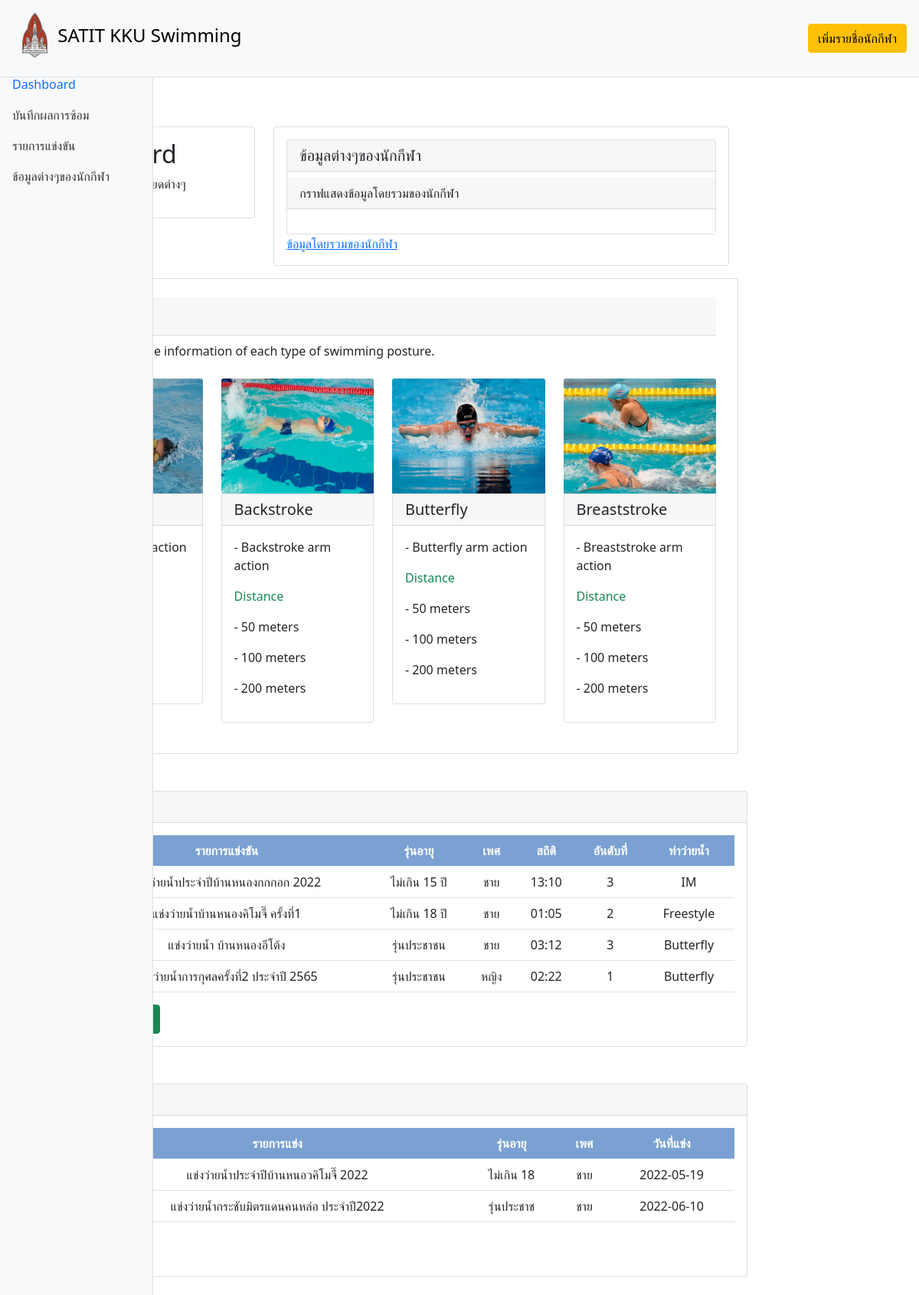
The page / on the database its author committed.
### tables this page shows
CREATE TABLE `record` (
  `id` int(11) NOT NULL,
  `list` varchar(50) NOT NULL,
  `age` varchar(40) NOT NULL,
  `sex` varchar(10) NOT NULL,
  `statistics` varchar(20) NOT NULL,
  `number` varchar(10) NOT NULL,
  `style` varchar(25) NOT NULL
);

CREATE TABLE `listprogram` (
  `id` int(11) NOT NULL,
  `list` varchar(90) NOT NULL,
  `age` varchar(10) NOT NULL,
  `sex` varchar(10) NOT NULL,
  `dateprogram` date DEFAULT NULL
);

### function.php (called while the page is built, shortened)
<?php
class DB_con
{
    function __construct()
    {
        $conn = mysqli_connect(DB_SERVER, DB_USER, DB_PASS, DB_NAME);
        $this->dbcon = $conn;
    }
    public function fetchdata()
    {
        $result = mysqli_query($this->dbcon, "SELECT * FROM record");
        return $result;
    }
    public function fetchdata1()
    {
        $result = mysqli_query($this->dbcon, "SELECT * FROM listprogram");
        return $result;
    }
}

### index.php (the view, shortened to what this page needs)
<!DOCTYPE html>
<html lang="en">
<head>
    <link rel="stylesheet" href="https://stackpath.bootstrapcdn.com/bootstrap/5.0.0-alpha1/css/bootstrap.min.css"
>
    <link rel="stylesheet" href="https://cdn.jsdelivr.net/chartist.js/latest/chartist.min.css">
    <link rel="stylesheet" href="https://code.jquery.com/ui/1.12.1/themes/base/jquery-ui.css">
    <link rel="stylesheet" href="https://cdn.datatables.net/1.11.5/css/dataTables.jqueryui.min.css">
</head>
<body>
    <nav class="navbar navbar-light bg-light p-3">
        <div class="d-flex col-12 col-md-3 col-lg-2 mb-0 mb-lg-0 flex-wrap flex-md-nowrap justify-content-between">
            <img src="image/1 KKU new.png" alt="" width="60" height="60" class="d-inline-block align-text-center">
            <a class="navbar-brand py-3 " href="index.php">
                <font color="black">
                    <h4>SATIT KKU Swimming</h4>
                </font>
            </a>
        </div>
        <div>
            <a href="newuser.php" class="btn btn-block btn-warning">เพิ่มรายชื่อนักกีฬา</a>
        </div>
    </nav>
    <div class="container-fluid">
        <div class="row">
            <nav id="sidebar" class="col-md-3 col-lg-2 my-0 d-md-block bg-light sidebar collapse ">
                <div class="position-sticky">
                    <ul class="nav flex-column">
                        <li class="nav-item">
                            <a class="nav-link active" href="index.php">
                                <span class="ml-2">Dashboard</span>
                            </a>
                        </li>
                        <li class="nav-item">
                            <a class="nav-link" href="record.php">
                                <span class="ml-2">บันทึกผลการซ้อม</span>
                            </a>
                        </li>
                        <li class="nav-item">
                            <a class="nav-link" href="listprogram.php">
                                <span class="ml-2">รายการแข่งขัน</span>
                            </a>
                        </li>
                        <li class="nav-item">
                            <a class="nav-link" href="newuser.php">
                                <span class="ml-2">ข้อมูลต่างๆของนักกีฬา</span>
                            </a>
                        </li>
                    </ul>
                </div>
            </nav>
            <main class="col-md-9 ml-sm-auto col-lg-10 px-md-4 py-4">
                <nav aria-label="breadcrumb">
                    <ol class="breadcrumb">
                        <li class="breadcrumb-item"><a href="index.php">Dashboard</a></li>
                    </ol>
                </nav>
                <div class="container">
                    <div class="row">
                        <div class="col-sm-4">
                            <div class="card">
                                <div class="card-body">
                                    <h1 class="h2">Dashboard</h1>
                                    <p>ข้อมูลต่างๆและรายละเอียดต่างๆ</p>
                                </div>
                            </div>
                        </div>
                        <div class="col-sm-8">
                            <div class="card">
                                <div class="card-body">
                                    <div class="card">
                                        <h5 class="card-header">ข้อมูลต่างๆของนักกีฬา</h5>
                                        <h9 class="card-header mt-2">กราฟแสดงข้อมูลโดยรวมของนักกีฬา</h9>
                                        <div class="card-body">
                                        </div>
                                    </div>
                                    <a href="sportuser.php" class="card-link">ข้อมูลโดยรวมของนักกีฬา</a>
                                </div>
                            </div>
                        </div>
                    </div>
                </div>
                <div class="container mt-3">
                    <div class="row">
                        <div class="card">
                            <div class="card-body">
                                <h3 class="card-header my-2">ท่าว่ายน้ำ</h3>
                                <p>The card shows the information of each type of swimming posture.</p>
                                <div class="row my-4">
                                    <div class="col-12 col-md-6 col-lg-3 mb-4 mb-lg-0">
                                        <div class="card">
                                            <h5 class="card-header">Freestyle</h5>
                                            <div class="card-body">
                                                <p class="card-text">- Freestyle arm action</p>
                                                <p class="card-text text-success">Distance</p>
                                                <p>- 50 meters</p>
                                                <p>- 100 meters</p>
                                                <p>- 200 meters</p>
                                            </div>
                                        </div>
                                    </div>
                                    <div class="col-12 col-md-6 mb-4 mb-lg-0 col-lg-3">
                                        <img src="image/Backstroke.jpg" class="card-img-top" width="50" height="150"
                                            alt="...">
                                        <div class="card">
                                            <h5 class="card-header">Backstroke</h5>
                                            <div class="card-body">
                                                <p class="card-text">- Backstroke arm action</p>
                                                <p class="card-text text-success">Distance</p>
                                                <p>- 50 meters</p>
                                                <p>- 100 meters</p>
                                                <p>- 200 meters</p>
                                            </div>
                                        </div>
                                    </div>
                                    <div class="col-12 col-md-6 mb-4 mb-lg-0 col-lg-3">
                                        <img src="image/Butterfly.jpg" class="card-img-top" width="50" height="150"
                                            alt="...">
                                        <div class="card">
                                            <h5 class="card-header">Butterfly</h5>
                                            <div class="card-body">
                                                <p class="card-text">- Butterfly arm action</p>
                                                <p class="card-text text-success">Distance</p>
                                                <p>- 50 meters</p>
                                                <p>- 100 meters</p>
                                                <p>- 200 meters</p>
                                            </div>
                                        </div>
                                    </div>
                                    <div class="col-12 col-md-6 mb-4 mb-lg-0 col-lg-3">
                                        <img src="image/Breaststroke.jpg" class="card-img-top" width="50" height="150"
                                            alt="...">
                                        <div class="card">
                                            <h5 class="card-header">Breaststroke</h5>
                                            <div class="card-body">
                                                <p class="card-text">- Breaststroke arm action</p>
                                                <p class="card-text text-success">Distance</p>
                                                <p>- 50 meters</p>
                                                <p>- 100 meters</p>
                                                <p>- 200 meters</p>
                                            </div>
                                        </div>
                                    </div>
                                </div>
                            </div>
                        </div>
                    </div>
                </div>
                <div class="col-12 col-xl-12 mb-4 mb-lg-0 mt-5">
                    <div class="card">
                        <h5 class="card-header">บันทึกผลการแข่งขัน</h5>
                        <div class="card-body">
                            <div class="table-responsive">
                                <table class="table" id="customers">
                                    <thead>
                                        <th>ลำดับ</th>
                                        <th>รายการแข่งขัน</th>
                                        <th>รุ่นอายุ</th>
                                        <th>เพศ</th>
                                        <th>สถิติ</th>
                                        <th>อันดับที่</th>
                                        <th>ท่าว่ายน้ำ</th>
                                    </thead>
                                    <tbody>
                                        <?php
                                        include_once('function.php');
                                        $fetchdata = new DB_con();
                                        $sql = $fetchdata->fetchdata();
                                        while ($row = mysqli_fetch_array($sql)) {
                                        ?>
                                        <tr>
                                            <td><?php echo $row['id']; ?></td>
                                            <td><?php echo $row['list']; ?></td>
                                            <td><?php echo $row['age']; ?></td>
                                            <td><?php echo $row['sex']; ?></td>
                                            <td><?php echo $row['statistics']; ?></td>
                                            <td><?php echo $row['number']; ?></td>
                                            <td><?php echo $row['style']; ?></td>
                                        </tr>
                                        <?php
                                        }
                                        ?>
                                    </tbody>
                                </table>
                            </div>
                            <a href="record.php" class="btn btn-block btn-success">เพิ่มบันทึกรายการแข่งขัน</a>
                        </div>
                    </div>
                </div>
                <div class="col-12 col-xl-12 mb-4 mb-lg-0 mt-5">
                    <div class="card">
                        <h5 class="card-header">รายการแข่งขัน</h5>
                        <div class="card-body">
                            <div class="table-responsive">
                                <table class="table" id="customers">
                                    <thead>
                                        <tr>
                                            <th scope="col">ลำดับ</th>
                                            <th scope="col">รายการแข่ง</th>
                                            <th scope="col">รุ่นอายุ</th>
                                            <th scope="col">เพศ</th>
                                            <th scope="col">วันที่แข่ง</th>
                                        </tr>
                                    <tbody>
                                        <?php
                                        include_once('function.php');
                                        $fetchdata = new DB_con();
                                        $sql = $fetchdata->fetchdata1();
                                        while ($row = mysqli_fetch_array($sql)) {
                                        ?>
                                        <tr>
                                            <td><?php echo $row['id']; ?></td>
                                            <td><?php echo $row['list']; ?></td>
                                            <td><?php echo $row['age']; ?></td>
                                            <td><?php echo $row['sex']; ?></td>
                                            <td><?php echo $row['dateprogram']; ?></td>
                                        </tr>
                                        <?php
                                        }
                                        ?>
                                    </tbody>
                                </table>
                            </div>
                            <a href="listprogram.php" class="btn btn-block btn-success">เพิ่มรายการการแข่งขัน</a>
                        </div>
                    </div>
                </div>
            </main>
        </div>
    </div>
</body>
</html>

### index.php (style rules this page uses)
tbody { text-align: center; }
#customers thead { padding-top: 12px; padding-bottom: 12px; text-align: center; background-color: #7AA1D2; color: white; }
.sidebar { position: fixed; top: 0; bottom: 0; left: 0; z-index: 100; padding: 90px 0 0; box-shadow: inset -1px 0 0 rgba(0, 0, 0, .1); z-index: 99; }
.navbar { box-shadow: inset 0 -1px 0 rgba(0, 0, 0, .1); }
@media (min-width: 767.98px) { .navbar { top: 0; position: sticky; z-index: 999; } }
.sidebar .nav-link { color: #333; }
.sidebar .nav-link.active { color: #0d6efd; }

### rows shown on the page
record: list "แข่งว่ายน้ำประจำปีบ้านหนองกกกอก 2022", age "ไม่เกิน 15 ปี", sex "ชาย", statistics "13:10", number "3", style "IM"
record: list "แข่งว่ายน้ำบ้านหนองคิโมจี๊ ครั้งที่1", age "ไม่เกิน 18 ปี", sex "ชาย", statistics "01:05", number "2", style "Freestyle"
record: list "แข่งว่ายน้ำ บ้านหนองอีโต้ง", age "รุ่นประชาชน", sex "ชาย", statistics "03:12", number "3", style "Butterfly"
record: list "แข่งว่ายน้ำการกุศลครั้งที่2 ประจำปี 2565", age "รุ่นประชาชน", sex "หญิง", statistics "02:22", number "1", style "Butterfly"
listprogram: list "แข่งว่ายน้ำประจำปีบ้านหนอวคิโมจี๊ 2022", age "ไม่เกิน 18", sex "ชาย", dateprogram "2022-05-19"
listprogram: list "แข่งว่ายน้ำกระชับมิตรแดนคนหล่อ ประจำปี2022", age "รุ่นประชาช", sex "ชาย", dateprogram "2022-06-10"
